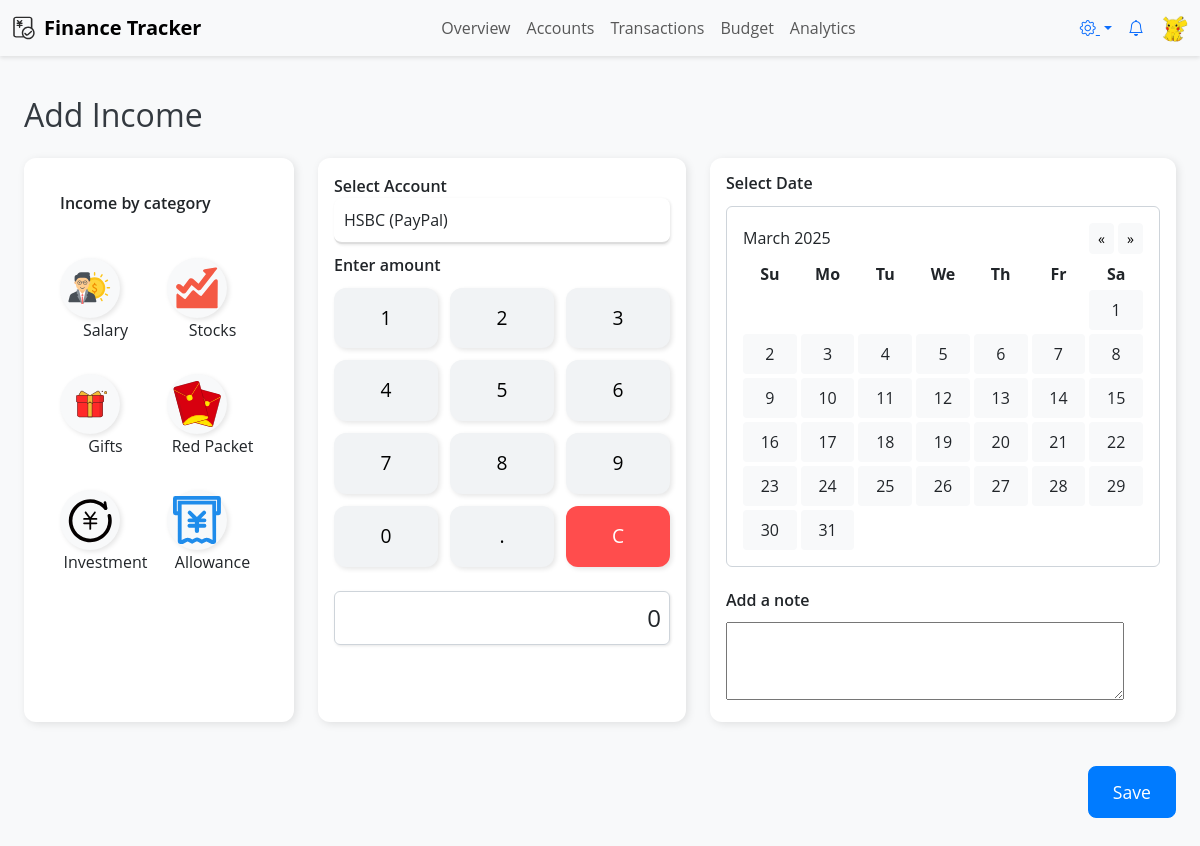
Screenshot of /add-transaction/income/ (signed in) with the database file from the repository.
### finance_app/models.py (models this page shows, shortened)
class Category(models.Model):
    CATEGORY_TYPES = [
        ('income', 'Income'),
        ('expense', 'Expense')
    ]
    DEFAULT_CATEGORIES = [
        ('Healthcare', 'expense'),
        ('Transport', 'expense'),
        ('Food', 'expense'),
        ('Sports', 'expense'),
        ('Gaming', 'expense'),
        ('Travel', 'expense'),
        ('Daily', 'expense'),
        ('Haircut', 'expense'),
        ('Shopping', 'expense'),
        ('Salary', 'income', ),
        ('Stocks', 'income'),
        ('Gifts', 'income'),
        ('Red Packet', 'income'),
        ('Investment', 'income'),
        ('Allowance', 'income'),
        ]
    name = models.CharField(max_length=50, unique=True)
    category_type = models.CharField(max_length=10, choices=CATEGORY_TYPES)  # 区分收入/支出类别
    icon = models.CharField(max_length=255, default="icons/default.svg")  # 这里确保路径正确
    def get_icon_url(self):
        return f"icons/{self.name.lower()}.svg"  # 让前端直接拼接路径

### finance_app/views.py (the view)
# urls.py: path('add-transaction/<str:tx_type>/', views.add_transaction, name='add_transaction'),
@login_required
def add_transaction(request, tx_type):
    if tx_type not in ['income', 'expense']:
        return redirect('finance_app:dashboard')
    if request.method == 'POST':
        form = TransactionForm(request.POST, user=request.user, transaction_type=tx_type)
        if form.is_valid():
            tx = form.save(commit=False)
            tx.user = request.user
            tx.transaction_type = tx_type
            tx.save()
            return redirect('finance_app:dashboard')
    else:
        form = TransactionForm(user=request.user, transaction_type=tx_type)
    context = {
        'form': form,
        'transaction_type': tx_type,
    }
    return render(request, 'finance_app/add_transaction.html', context)

### finance_app/forms.py
class TransactionForm(forms.ModelForm):
    transaction_type = forms.ChoiceField(
        choices=Transaction.TRANSACTION_TYPE_CHOICES,
        widget=forms.HiddenInput()
    )
    class Meta:
        model = Transaction
        fields = ['account', 'amount', 'category', 'date', 'note']
        widgets = {
            'date': forms.DateInput(attrs={'type': 'date'}),
            'note': forms.Textarea(attrs={'rows': 3}),
        }
    def __init__(self, *args, **kwargs):
        user = kwargs.pop('user', None)
        transaction_type = kwargs.pop('transaction_type', 'expense')
        super(TransactionForm, self).__init__(*args, **kwargs)
        if user:
            self.fields['account'].queryset = Account.objects.filter(user=user)  # **确保账户属于当前用户**
        self.fields['category'].queryset = Category.objects.filter(category_type=transaction_type)
        self.fields['transaction_type'].initial = transaction_type

### templates/finance_app/add_transaction.html (shortened to what this page needs)
{% extends 'base.html' %}
{% load static %}
{% block extra_css %}
<link rel="stylesheet" href="{% static 'css/add_transaction.css' %}">
{% endblock %}
{% block content %}
<div class="container-fluid py-4">
  <h2 class="mb-4">
    {% if transaction_type == 'income' %}
      Add Income
    {% else %}
      Add Expense
    {% endif %}
  </h2>
  <div class="row">
    <div class="col-md-3 mb-4 card-container">
      <div class="card">
        <h5 class="section-title p-3">{% if transaction_type == 'income' %} Income by category {% else %} Expenses by category {% endif %}</h5>
        <div class="icon-grid p-3" id="visibleCategoryGrid">
          {% for cat in form.category.field.queryset %}
            <div class="icon-item" data-cat="{{ cat.id }}">
              <div class="icon-circle">
                <img src="{% static cat.get_icon_url %}" alt="{{ cat.name }}">
              </div>
              <p>{{ cat.name }}</p>
            </div>
          {% endfor %}
        </div>
      </div>
    </div>
    <div class="col-md-4 mb-4 card-container">
        <div class="card p-3">
          <div class="section-title">
            <label>Select Account</label>
            <select class="form-control rounded-input" id="visibleAccountSelect">
              {% for acc in form.account.field.queryset %}
                <option value="{{ acc.id }}">{{ acc.name }} ({{ acc.get_account_type_display }})</option>
              {% endfor %}
            </select>
          </div>
          <div class="mb-3">
            <h5 class="section-title">Enter amount</h5>
            <div class="keypad" id="keypad">
              <button class="key">1</button>
              <button class="key">2</button>
              <button class="key">3</button>
              <button class="key">4</button>
              <button class="key">5</button>
              <button class="key">6</button>
              <button class="key">7</button>
              <button class="key">8</button>
              <button class="key">9</button>
              <button class="key">0</button>
              <button class="key" data-action="dot">.</button>
              <button class="key clear-key" data-action="clear">C</button>
            </div>
            <div class="amount-display rounded-input mt-4" id="amountDisplay">0</div>
          </div>
        </div>
      </div>
      <div class="col-md-5 mb-4 card-container">
        <div class="card p-3">
          <h5 class="section-title">Select Date</h5>
          <div id="calendar" class="calendar-container"></div>
          <div class="mt-4">
            <h5 class="section-title">Add a note</h5>
            {{ form.note }}
          </div>
        </div>
      </div>
    </div>
<div class="row">
  <div class="col-12 text-end">
    <button class="btn btn-primary save-btn" id="saveBtn">Save</button>
  </div>
</div>
  </div>
</div>
{% endblock %}

### static/css/style.css (style rules this page uses)
body { background-color: #f8f9fa; font-family: 'Open Sans', sans-serif; color: #343a40; }
.card { border: none; border-radius: 10px; box-shadow: 0 2px 8px rgba(0,0,0,0.1); margin-bottom: 20px; }
.btn-primary { background-color: #007bff; border-color: #007bff; transition: background-color 0.3s, border-color 0.3s; }
.form-control { border-radius: 5px; }

### static/css/add_transaction.css (style rules this page uses)
.section-title { font-size: 1rem; margin-bottom: 0.75rem; font-weight: 600; }
.card-container { display: flex; justify-content: center; }
.card { background: white; border-radius: 12px; box-shadow: 2px 2px 8px rgba(0, 0, 0, 0.1); padding: 20px; width: 100%; }
.icon-grid { display: grid; grid-template-columns: repeat(2, 1fr); gap: 1rem; }
.icon-item { text-align: center; cursor: pointer; transition: all 0.3s; }
.icon-circle { width: 60px; height: 60px; display: flex; align-items: center; justify-content: center; border-radius: 50%; background: #f8f9fa; box-shadow: 2px 2px 5px rgba(0, 0, 0, 0.1); }
.icon-item img { width: 48px; height: 48px; }
.rounded-input { border: none; border-bottom: 2px solid #ddd; padding: 10px; border-radius: 8px; box-shadow: 1px 1px 3px rgba(0, 0, 0, 0.1); }
.save-btn { padding: 12px 24px; font-size: 1.1rem; border-radius: 8px; background: linear-gradient(45deg, #007bff, #007bff); transition: all 0.3s; }
.keypad { display: grid; grid-template-columns: repeat(3, 1fr); gap: 0.75rem; }
.key { padding: 1rem; text-align: center; border: none; border-radius: 12px; font-size: 1.2rem; cursor: pointer; transition: all 0.2s; background: #f1f3f5; box-shadow: 2px 2px 5px rgba(0, 0, 0, 0.1); }
.clear-key { background: #ff4d4d; color: white; }
.amount-display { border: 1px solid #ced4da; border-radius: 6px; padding: 0.5rem; font-size: 1.5rem; text-align: right; }
.calendar-container { background-color: #fff; border: 1px solid #ced4da; border-radius: 6px; padding: 1rem; }

### rows the page displays
Category: shows a picture, name "Salary"
Category: shows a picture, name "Stocks"
Category: shows a picture, name "Gifts"
Category: shows a picture, name "Red Packet"
Category: shows a picture, name "Investment"
Category: shows a picture, name "Allowance"

### other values shown
form field value "HSBC (PayPal)"
